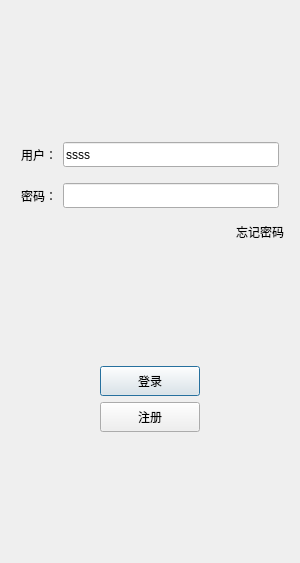
<?xml version="1.0" encoding="UTF-8"?>
<ui version="4.0">
 <class>LoginDialog</class>
 <widget class="QDialog" name="LoginDialog">
  <property name="geometry">
   <rect>
    <x>0</x>
    <y>0</y>
    <width>300</width>
    <height>563</height>
   </rect>
  </property>
  <property name="minimumSize">
   <size>
    <width>300</width>
    <height>563</height>
   </size>
  </property>
  <property name="maximumSize">
   <size>
    <width>300</width>
    <height>563</height>
   </size>
  </property>
  <property name="windowTitle">
   <string>Dialog</string>
  </property>
  <layout class="QVBoxLayout" name="verticalLayout_2">
   <item>
    <layout class="QVBoxLayout" name="verticalLayout">
     <property name="leftMargin">
      <number>5</number>
     </property>
     <property name="topMargin">
      <number>5</number>
     </property>
     <property name="rightMargin">
      <number>5</number>
     </property>
     <property name="bottomMargin">
      <number>5</number>
     </property>
     <item>
      <widget class="QWidget" name="widget" native="true">
       <layout class="QGridLayout" name="gridLayout">
        <item row="1" column="0">
         <widget class="QLabel" name="label">
          <property name="text">
           <string/>
          </property>
          <property name="pixmap">
           <pixmap resource="rc.qrc">:/res/zgn.png</pixmap>
          </property>
          <property name="alignment">
           <set>Qt::AlignCenter</set>
          </property>
         </widget>
        </item>
        <item row="2" column="0">
         <spacer name="verticalSpacer">
          <property name="orientation">
           <enum>Qt::Vertical</enum>
          </property>
          <property name="sizeHint" stdset="0">
           <size>
            <width>20</width>
            <height>40</height>
           </size>
          </property>
         </spacer>
        </item>
        <item row="0" column="0">
         <spacer name="verticalSpacer_3">
          <property name="orientation">
           <enum>Qt::Vertical</enum>
          </property>
          <property name="sizeHint" stdset="0">
           <size>
            <width>20</width>
            <height>40</height>
           </size>
          </property>
         </spacer>
        </item>
       </layout>
      </widget>
     </item>
     <item>
      <layout class="QHBoxLayout" name="horizontalLayout">
       <property name="leftMargin">
        <number>5</number>
       </property>
       <property name="topMargin">
        <number>5</number>
       </property>
       <property name="rightMargin">
        <number>5</number>
       </property>
       <property name="bottomMargin">
        <number>5</number>
       </property>
       <item>
        <widget class="QLabel" name="user_label">
         <property name="minimumSize">
          <size>
           <width>0</width>
           <height>25</height>
          </size>
         </property>
         <property name="maximumSize">
          <size>
           <width>16777215</width>
           <height>25</height>
          </size>
         </property>
         <property name="text">
          <string>用户：</string>
         </property>
        </widget>
       </item>
       <item>
        <widget class="QLineEdit" name="user_edit">
         <property name="minimumSize">
          <size>
           <width>0</width>
           <height>25</height>
          </size>
         </property>
         <property name="maximumSize">
          <size>
           <width>16777215</width>
           <height>25</height>
          </size>
         </property>
         <property name="text">
          <string>ssss</string>
         </property>
        </widget>
       </item>
      </layout>
     </item>
     <item>
      <layout class="QHBoxLayout" name="horizontalLayout_2">
       <property name="leftMargin">
        <number>5</number>
       </property>
       <property name="topMargin">
        <number>5</number>
       </property>
       <property name="rightMargin">
        <number>5</number>
       </property>
       <property name="bottomMargin">
        <number>5</number>
       </property>
       <item>
        <widget class="QLabel" name="pw_label">
         <property name="minimumSize">
          <size>
           <width>0</width>
           <height>25</height>
          </size>
         </property>
         <property name="maximumSize">
          <size>
           <width>16777215</width>
           <height>25</height>
          </size>
         </property>
         <property name="text">
          <string>密码：</string>
         </property>
        </widget>
       </item>
       <item>
        <widget class="QLineEdit" name="pw_edit">
         <property name="minimumSize">
          <size>
           <width>0</width>
           <height>25</height>
          </size>
         </property>
         <property name="maximumSize">
          <size>
           <width>16777215</width>
           <height>25</height>
          </size>
         </property>
        </widget>
       </item>
      </layout>
     </item>
     <item>
      <layout class="QHBoxLayout" name="horizontalLayout_3">
       <item>
        <spacer name="horizontalSpacer">
         <property name="orientation">
          <enum>Qt::Horizontal</enum>
         </property>
         <property name="sizeHint" stdset="0">
          <size>
           <width>40</width>
           <height>20</height>
          </size>
         </property>
        </spacer>
       </item>
       <item>
        <widget class="QLabel" name="forget_label">
         <property name="minimumSize">
          <size>
           <width>0</width>
           <height>25</height>
          </size>
         </property>
         <property name="maximumSize">
          <size>
           <width>16777215</width>
           <height>25</height>
          </size>
         </property>
         <property name="text">
          <string>忘记密码</string>
         </property>
        </widget>
       </item>
      </layout>
     </item>
     <item>
      <spacer name="verticalSpacer_2">
       <property name="orientation">
        <enum>Qt::Vertical</enum>
       </property>
       <property name="sizeHint" stdset="0">
        <size>
         <width>20</width>
         <height>40</height>
        </size>
       </property>
      </spacer>
     </item>
     <item>
      <layout class="QHBoxLayout" name="horizontalLayout_4">
       <item>
        <spacer name="horizontalSpacer_2">
         <property name="orientation">
          <enum>Qt::Horizontal</enum>
         </property>
         <property name="sizeHint" stdset="0">
          <size>
           <width>40</width>
           <height>20</height>
          </size>
         </property>
        </spacer>
       </item>
       <item>
        <widget class="QPushButton" name="login_btn">
         <property name="minimumSize">
          <size>
           <width>100</width>
           <height>30</height>
          </size>
         </property>
         <property name="text">
          <string>登录</string>
         </property>
        </widget>
       </item>
       <item>
        <spacer name="horizontalSpacer_3">
         <property name="orientation">
          <enum>Qt::Horizontal</enum>
         </property>
         <property name="sizeHint" stdset="0">
          <size>
           <width>40</width>
           <height>20</height>
          </size>
         </property>
        </spacer>
       </item>
      </layout>
     </item>
     <item>
      <layout class="QHBoxLayout" name="horizontalLayout_5">
       <item>
        <spacer name="horizontalSpacer_4">
         <property name="orientation">
          <enum>Qt::Horizontal</enum>
         </property>
         <property name="sizeHint" stdset="0">
          <size>
           <width>40</width>
           <height>20</height>
          </size>
         </property>
        </spacer>
       </item>
       <item>
        <widget class="QPushButton" name="reg_btn">
         <property name="minimumSize">
          <size>
           <width>100</width>
           <height>30</height>
          </size>
         </property>
         <property name="text">
          <string>注册</string>
         </property>
        </widget>
       </item>
       <item>
        <spacer name="horizontalSpacer_5">
         <property name="orientation">
          <enum>Qt::Horizontal</enum>
         </property>
         <property name="sizeHint" stdset="0">
          <size>
           <width>40</width>
           <height>20</height>
          </size>
         </property>
        </spacer>
       </item>
      </layout>
     </item>
     <item>
      <spacer name="verticalSpacer_4">
       <property name="orientation">
        <enum>Qt::Vertical</enum>
       </property>
       <property name="sizeHint" stdset="0">
        <size>
         <width>20</width>
         <height>40</height>
        </size>
       </property>
      </spacer>
     </item>
    </layout>
   </item>
  </layout>
 </widget>
 <resources>
  <include location="rc.qrc"/>
 </resources>
 <connections/>
</ui>
